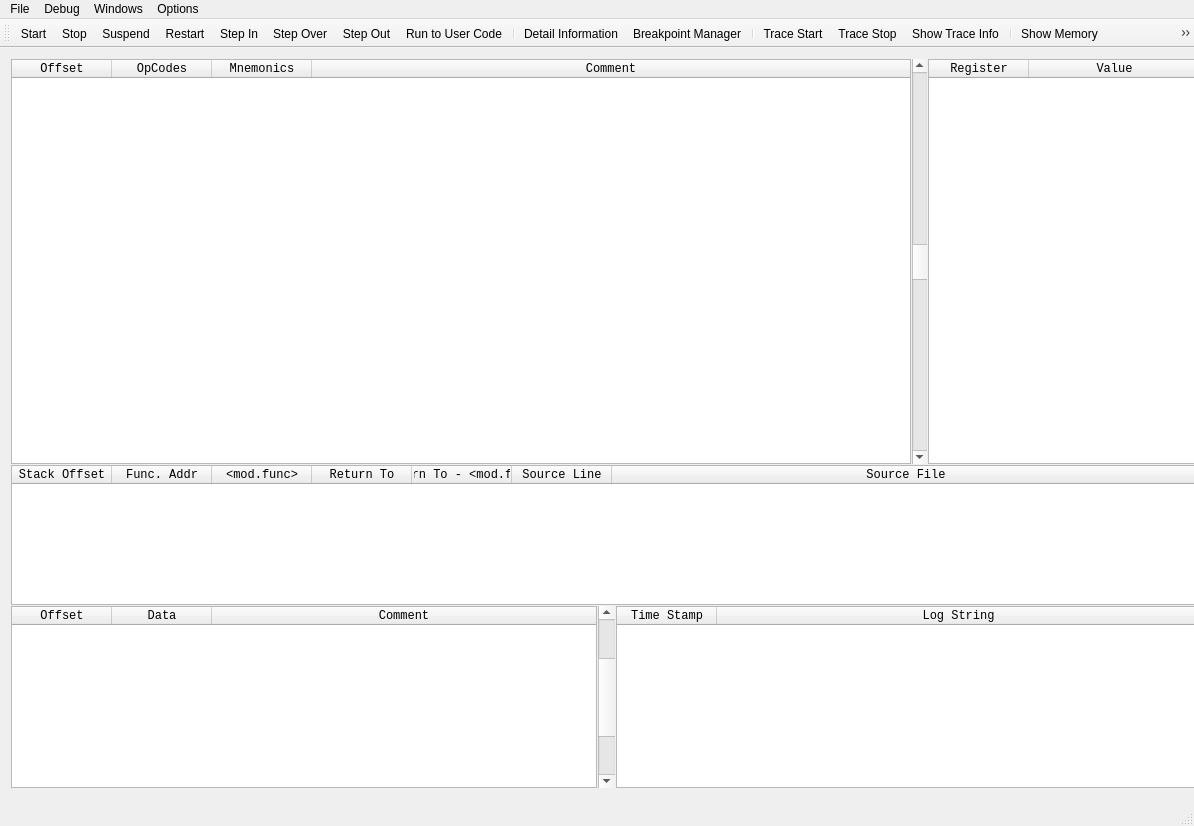
<?xml version="1.0" encoding="UTF-8"?>
<ui version="4.0">
 <class>qtDLGNanomiteClass</class>
 <widget class="QMainWindow" name="qtDLGNanomiteClass">
  <property name="windowModality">
   <enum>Qt::NonModal</enum>
  </property>
  <property name="geometry">
   <rect>
    <x>0</x>
    <y>0</y>
    <width>1194</width>
    <height>826</height>
   </rect>
  </property>
  <property name="sizePolicy">
   <sizepolicy hsizetype="Expanding" vsizetype="Expanding">
    <horstretch>0</horstretch>
    <verstretch>0</verstretch>
   </sizepolicy>
  </property>
  <property name="minimumSize">
   <size>
    <width>1194</width>
    <height>797</height>
   </size>
  </property>
  <property name="sizeIncrement">
   <size>
    <width>10</width>
    <height>10</height>
   </size>
  </property>
  <property name="windowTitle">
   <string>[Nanomite v 0.1] - MainWindow</string>
  </property>
  <property name="windowIcon">
   <iconset resource="qtDLGNanomite.qrc">
    <normaloff>:/DLGNanomite/Icons/IDI_MAIN.ico</normaloff>:/DLGNanomite/Icons/IDI_MAIN.ico</iconset>
  </property>
  <widget class="QWidget" name="midWid">
   <property name="sizePolicy">
    <sizepolicy hsizetype="Expanding" vsizetype="Expanding">
     <horstretch>0</horstretch>
     <verstretch>0</verstretch>
    </sizepolicy>
   </property>
   <widget class="QWidget" name="verticalLayoutWidget">
    <property name="geometry">
     <rect>
      <x>0</x>
      <y>0</y>
      <width>1212</width>
      <height>751</height>
     </rect>
    </property>
    <layout class="QVBoxLayout" name="mainLayout">
     <property name="spacing">
      <number>0</number>
     </property>
     <item>
      <widget class="QSplitter" name="splitter_4">
       <property name="orientation">
        <enum>Qt::Vertical</enum>
       </property>
       <property name="handleWidth">
        <number>1</number>
       </property>
       <property name="childrenCollapsible">
        <bool>true</bool>
       </property>
       <widget class="QSplitter" name="splitter_2">
        <property name="orientation">
         <enum>Qt::Vertical</enum>
        </property>
        <property name="handleWidth">
         <number>1</number>
        </property>
        <widget class="QSplitter" name="splitter">
         <property name="orientation">
          <enum>Qt::Horizontal</enum>
         </property>
         <property name="handleWidth">
          <number>1</number>
         </property>
         <property name="childrenCollapsible">
          <bool>false</bool>
         </property>
         <widget class="QTableWidget" name="tblDisAs">
          <property name="minimumSize">
           <size>
            <width>900</width>
            <height>405</height>
           </size>
          </property>
          <property name="maximumSize">
           <size>
            <width>16777215</width>
            <height>16777215</height>
           </size>
          </property>
          <property name="font">
           <font>
            <family>Lucida Console</family>
           </font>
          </property>
          <property name="contextMenuPolicy">
           <enum>Qt::CustomContextMenu</enum>
          </property>
          <property name="midLineWidth">
           <number>0</number>
          </property>
          <property name="verticalScrollBarPolicy">
           <enum>Qt::ScrollBarAlwaysOff</enum>
          </property>
          <property name="editTriggers">
           <set>QAbstractItemView::NoEditTriggers</set>
          </property>
          <property name="selectionBehavior">
           <enum>QAbstractItemView::SelectRows</enum>
          </property>
          <property name="showGrid">
           <bool>false</bool>
          </property>
          <attribute name="horizontalHeaderVisible">
           <bool>true</bool>
          </attribute>
          <attribute name="horizontalHeaderStretchLastSection">
           <bool>true</bool>
          </attribute>
          <attribute name="verticalHeaderVisible">
           <bool>false</bool>
          </attribute>
          <attribute name="verticalHeaderDefaultSectionSize">
           <number>12</number>
          </attribute>
          <attribute name="verticalHeaderMinimumSectionSize">
           <number>12</number>
          </attribute>
          <column>
           <property name="text">
            <string>Offset</string>
           </property>
          </column>
          <column>
           <property name="text">
            <string>OpCodes</string>
           </property>
          </column>
          <column>
           <property name="text">
            <string>Mnemonics</string>
           </property>
          </column>
          <column>
           <property name="text">
            <string>Comment</string>
           </property>
          </column>
         </widget>
         <widget class="QScrollBar" name="scrollDisAs">
          <property name="sizePolicy">
           <sizepolicy hsizetype="Fixed" vsizetype="Expanding">
            <horstretch>0</horstretch>
            <verstretch>0</verstretch>
           </sizepolicy>
          </property>
          <property name="minimumSize">
           <size>
            <width>0</width>
            <height>405</height>
           </size>
          </property>
          <property name="maximumSize">
           <size>
            <width>17</width>
            <height>16777215</height>
           </size>
          </property>
          <property name="maximum">
           <number>10</number>
          </property>
          <property name="pageStep">
           <number>1</number>
          </property>
          <property name="value">
           <number>5</number>
          </property>
          <property name="orientation">
           <enum>Qt::Vertical</enum>
          </property>
         </widget>
         <widget class="QTableWidget" name="tblRegView">
          <property name="minimumSize">
           <size>
            <width>250</width>
            <height>405</height>
           </size>
          </property>
          <property name="maximumSize">
           <size>
            <width>16777215</width>
            <height>16777215</height>
           </size>
          </property>
          <property name="font">
           <font>
            <family>Lucida Console</family>
           </font>
          </property>
          <property name="contextMenuPolicy">
           <enum>Qt::CustomContextMenu</enum>
          </property>
          <property name="editTriggers">
           <set>QAbstractItemView::NoEditTriggers</set>
          </property>
          <property name="selectionBehavior">
           <enum>QAbstractItemView::SelectRows</enum>
          </property>
          <property name="showGrid">
           <bool>false</bool>
          </property>
          <attribute name="horizontalHeaderVisible">
           <bool>true</bool>
          </attribute>
          <attribute name="horizontalHeaderStretchLastSection">
           <bool>true</bool>
          </attribute>
          <attribute name="verticalHeaderVisible">
           <bool>false</bool>
          </attribute>
          <attribute name="verticalHeaderDefaultSectionSize">
           <number>14</number>
          </attribute>
          <attribute name="verticalHeaderMinimumSectionSize">
           <number>14</number>
          </attribute>
          <column>
           <property name="text">
            <string>Register</string>
           </property>
          </column>
          <column>
           <property name="text">
            <string>Value</string>
           </property>
          </column>
         </widget>
        </widget>
        <widget class="QTableWidget" name="tblCallstack">
         <property name="sizePolicy">
          <sizepolicy hsizetype="Expanding" vsizetype="Expanding">
           <horstretch>0</horstretch>
           <verstretch>0</verstretch>
          </sizepolicy>
         </property>
         <property name="minimumSize">
          <size>
           <width>1189</width>
           <height>140</height>
          </size>
         </property>
         <property name="maximumSize">
          <size>
           <width>16777215</width>
           <height>16777215</height>
          </size>
         </property>
         <property name="font">
          <font>
           <family>Lucida Console</family>
          </font>
         </property>
         <property name="contextMenuPolicy">
          <enum>Qt::CustomContextMenu</enum>
         </property>
         <property name="frameShadow">
          <enum>QFrame::Sunken</enum>
         </property>
         <property name="editTriggers">
          <set>QAbstractItemView::NoEditTriggers</set>
         </property>
         <property name="selectionBehavior">
          <enum>QAbstractItemView::SelectRows</enum>
         </property>
         <property name="showGrid">
          <bool>false</bool>
         </property>
         <attribute name="horizontalHeaderStretchLastSection">
          <bool>true</bool>
         </attribute>
         <attribute name="verticalHeaderVisible">
          <bool>false</bool>
         </attribute>
         <attribute name="verticalHeaderDefaultSectionSize">
          <number>12</number>
         </attribute>
         <attribute name="verticalHeaderMinimumSectionSize">
          <number>12</number>
         </attribute>
         <column>
          <property name="text">
           <string>Stack Offset</string>
          </property>
         </column>
         <column>
          <property name="text">
           <string>Func. Addr</string>
          </property>
         </column>
         <column>
          <property name="text">
           <string>&lt;mod.func&gt;</string>
          </property>
         </column>
         <column>
          <property name="text">
           <string>Return To</string>
          </property>
         </column>
         <column>
          <property name="text">
           <string>Return To - &lt;mod.func&gt;</string>
          </property>
         </column>
         <column>
          <property name="text">
           <string>Source Line</string>
          </property>
         </column>
         <column>
          <property name="text">
           <string>Source File</string>
          </property>
         </column>
        </widget>
       </widget>
       <widget class="QSplitter" name="splitter_3">
        <property name="orientation">
         <enum>Qt::Horizontal</enum>
        </property>
        <property name="handleWidth">
         <number>1</number>
        </property>
        <property name="childrenCollapsible">
         <bool>false</bool>
        </property>
        <widget class="QTableWidget" name="tblStack">
         <property name="minimumSize">
          <size>
           <width>400</width>
           <height>150</height>
          </size>
         </property>
         <property name="maximumSize">
          <size>
           <width>16777215</width>
           <height>16777215</height>
          </size>
         </property>
         <property name="font">
          <font>
           <family>Lucida Console</family>
          </font>
         </property>
         <property name="verticalScrollBarPolicy">
          <enum>Qt::ScrollBarAlwaysOff</enum>
         </property>
         <property name="horizontalScrollBarPolicy">
          <enum>Qt::ScrollBarAsNeeded</enum>
         </property>
         <property name="editTriggers">
          <set>QAbstractItemView::NoEditTriggers</set>
         </property>
         <property name="selectionBehavior">
          <enum>QAbstractItemView::SelectRows</enum>
         </property>
         <property name="showGrid">
          <bool>false</bool>
         </property>
         <attribute name="horizontalHeaderVisible">
          <bool>true</bool>
         </attribute>
         <attribute name="horizontalHeaderStretchLastSection">
          <bool>true</bool>
         </attribute>
         <attribute name="verticalHeaderVisible">
          <bool>false</bool>
         </attribute>
         <attribute name="verticalHeaderDefaultSectionSize">
          <number>12</number>
         </attribute>
         <attribute name="verticalHeaderMinimumSectionSize">
          <number>12</number>
         </attribute>
         <column>
          <property name="text">
           <string>Offset</string>
          </property>
         </column>
         <column>
          <property name="text">
           <string>Data</string>
          </property>
         </column>
         <column>
          <property name="text">
           <string>Comment</string>
          </property>
         </column>
        </widget>
        <widget class="QScrollBar" name="scrollStackView">
         <property name="sizePolicy">
          <sizepolicy hsizetype="Fixed" vsizetype="Expanding">
           <horstretch>0</horstretch>
           <verstretch>0</verstretch>
          </sizepolicy>
         </property>
         <property name="minimumSize">
          <size>
           <width>0</width>
           <height>150</height>
          </size>
         </property>
         <property name="maximumSize">
          <size>
           <width>17</width>
           <height>16777215</height>
          </size>
         </property>
         <property name="maximum">
          <number>10</number>
         </property>
         <property name="value">
          <number>5</number>
         </property>
         <property name="orientation">
          <enum>Qt::Vertical</enum>
         </property>
        </widget>
        <widget class="QTableWidget" name="tblLogBox">
         <property name="minimumSize">
          <size>
           <width>500</width>
           <height>150</height>
          </size>
         </property>
         <property name="maximumSize">
          <size>
           <width>16777215</width>
           <height>16777215</height>
          </size>
         </property>
         <property name="font">
          <font>
           <family>Lucida Console</family>
          </font>
         </property>
         <property name="contextMenuPolicy">
          <enum>Qt::CustomContextMenu</enum>
         </property>
         <property name="editTriggers">
          <set>QAbstractItemView::NoEditTriggers</set>
         </property>
         <property name="selectionBehavior">
          <enum>QAbstractItemView::SelectRows</enum>
         </property>
         <property name="showGrid">
          <bool>false</bool>
         </property>
         <attribute name="horizontalHeaderVisible">
          <bool>true</bool>
         </attribute>
         <attribute name="horizontalHeaderStretchLastSection">
          <bool>true</bool>
         </attribute>
         <attribute name="verticalHeaderVisible">
          <bool>false</bool>
         </attribute>
         <attribute name="verticalHeaderDefaultSectionSize">
          <number>12</number>
         </attribute>
         <attribute name="verticalHeaderMinimumSectionSize">
          <number>12</number>
         </attribute>
         <column>
          <property name="text">
           <string>Time Stamp</string>
          </property>
         </column>
         <column>
          <property name="text">
           <string>Log String</string>
          </property>
         </column>
        </widget>
       </widget>
      </widget>
     </item>
    </layout>
   </widget>
  </widget>
  <widget class="QMenuBar" name="menuBar">
   <property name="geometry">
    <rect>
     <x>0</x>
     <y>0</y>
     <width>1194</width>
     <height>21</height>
    </rect>
   </property>
   <property name="sizePolicy">
    <sizepolicy hsizetype="Expanding" vsizetype="Expanding">
     <horstretch>0</horstretch>
     <verstretch>0</verstretch>
    </sizepolicy>
   </property>
   <widget class="QMenu" name="menuFile">
    <property name="sizePolicy">
     <sizepolicy hsizetype="Expanding" vsizetype="Expanding">
      <horstretch>0</horstretch>
      <verstretch>0</verstretch>
     </sizepolicy>
    </property>
    <property name="title">
     <string>File</string>
    </property>
    <addaction name="actionFile_OpenNew"/>
    <addaction name="actionFile_AttachTo"/>
    <addaction name="actionFile_Detach"/>
    <addaction name="separator"/>
    <addaction name="actionFile_Exit"/>
   </widget>
   <widget class="QMenu" name="menuDebug">
    <property name="sizePolicy">
     <sizepolicy hsizetype="Expanding" vsizetype="Expanding">
      <horstretch>0</horstretch>
      <verstretch>0</verstretch>
     </sizepolicy>
    </property>
    <property name="title">
     <string>Debug</string>
    </property>
    <addaction name="actionDebug_Start"/>
    <addaction name="actionDebug_Suspend"/>
    <addaction name="actionDebug_Stop"/>
    <addaction name="actionDebug_Restart"/>
    <addaction name="separator"/>
    <addaction name="actionDebug_Step_In"/>
    <addaction name="actionDebug_Step_Over"/>
    <addaction name="actionDebug_Step_Out"/>
    <addaction name="action_Debug_Run_to_UserCode"/>
    <addaction name="separator"/>
    <addaction name="actionDebug_Trace_Start"/>
    <addaction name="actionDebug_Trace_Stop"/>
   </widget>
   <widget class="QMenu" name="menuOptions">
    <property name="sizePolicy">
     <sizepolicy hsizetype="Expanding" vsizetype="Expanding">
      <horstretch>0</horstretch>
      <verstretch>0</verstretch>
     </sizepolicy>
    </property>
    <property name="title">
     <string>Options</string>
    </property>
    <addaction name="actionOptions_Options"/>
    <addaction name="separator"/>
    <addaction name="actionOptions_About"/>
   </widget>
   <widget class="QMenu" name="menuWindows">
    <property name="sizePolicy">
     <sizepolicy hsizetype="Expanding" vsizetype="Expanding">
      <horstretch>0</horstretch>
      <verstretch>0</verstretch>
     </sizepolicy>
    </property>
    <property name="title">
     <string>Windows</string>
    </property>
    <addaction name="actionWindow_Detail_Information"/>
    <addaction name="actionWindow_Breakpoint_Manager"/>
    <addaction name="separator"/>
    <addaction name="actionWindow_Show_Memory"/>
    <addaction name="actionWindow_Show_Heap"/>
    <addaction name="actionWindow_Show_Strings"/>
    <addaction name="actionWindow_Show_Debug_Output"/>
    <addaction name="actionWindow_Show_Handles"/>
    <addaction name="actionWindow_Show_Windows"/>
    <addaction name="actionWindow_Show_PEEditor"/>
    <addaction name="actionDebug_Trace_Show"/>
   </widget>
   <addaction name="menuFile"/>
   <addaction name="menuDebug"/>
   <addaction name="menuWindows"/>
   <addaction name="menuOptions"/>
  </widget>
  <widget class="QToolBar" name="mainToolBar">
   <property name="sizePolicy">
    <sizepolicy hsizetype="Expanding" vsizetype="Expanding">
     <horstretch>0</horstretch>
     <verstretch>0</verstretch>
    </sizepolicy>
   </property>
   <attribute name="toolBarArea">
    <enum>TopToolBarArea</enum>
   </attribute>
   <attribute name="toolBarBreak">
    <bool>false</bool>
   </attribute>
   <addaction name="actionDebug_Start"/>
   <addaction name="actionDebug_Stop"/>
   <addaction name="actionDebug_Suspend"/>
   <addaction name="actionDebug_Restart"/>
   <addaction name="actionDebug_Step_In"/>
   <addaction name="actionDebug_Step_Over"/>
   <addaction name="actionDebug_Step_Out"/>
   <addaction name="action_Debug_Run_to_UserCode"/>
   <addaction name="separator"/>
   <addaction name="actionWindow_Detail_Information"/>
   <addaction name="actionWindow_Breakpoint_Manager"/>
   <addaction name="separator"/>
   <addaction name="actionDebug_Trace_Start"/>
   <addaction name="actionDebug_Trace_Stop"/>
   <addaction name="actionDebug_Trace_Show"/>
   <addaction name="separator"/>
   <addaction name="actionWindow_Show_Memory"/>
   <addaction name="actionWindow_Show_Heap"/>
   <addaction name="actionWindow_Show_Strings"/>
   <addaction name="actionWindow_Show_Debug_Output"/>
   <addaction name="actionWindow_Show_Handles"/>
   <addaction name="actionWindow_Show_Windows"/>
   <addaction name="actionWindow_Show_PEEditor"/>
  </widget>
  <widget class="QStatusBar" name="stateBar">
   <property name="sizePolicy">
    <sizepolicy hsizetype="Expanding" vsizetype="Expanding">
     <horstretch>0</horstretch>
     <verstretch>0</verstretch>
    </sizepolicy>
   </property>
  </widget>
  <action name="actionFile_OpenNew">
   <property name="text">
    <string>Open new File</string>
   </property>
   <property name="shortcut">
    <string>Ctrl+O</string>
   </property>
  </action>
  <action name="actionFile_AttachTo">
   <property name="text">
    <string>Attach To</string>
   </property>
  </action>
  <action name="actionFile_Detach">
   <property name="text">
    <string>Detach</string>
   </property>
  </action>
  <action name="actionFile_Exit">
   <property name="text">
    <string>Exit</string>
   </property>
  </action>
  <action name="actionDebug_Start">
   <property name="icon">
    <iconset resource="qtDLGNanomite.qrc">
     <normaloff>:/DLGNanomite/Icons/IDI_START.ico</normaloff>:/DLGNanomite/Icons/IDI_START.ico</iconset>
   </property>
   <property name="text">
    <string>Start</string>
   </property>
   <property name="shortcut">
    <string>F9</string>
   </property>
  </action>
  <action name="actionDebug_Stop">
   <property name="icon">
    <iconset resource="qtDLGNanomite.qrc">
     <normaloff>:/DLGNanomite/Icons/IDI_STOP.ico</normaloff>:/DLGNanomite/Icons/IDI_STOP.ico</iconset>
   </property>
   <property name="text">
    <string>Stop</string>
   </property>
   <property name="shortcut">
    <string>Ctrl+F4</string>
   </property>
  </action>
  <action name="actionDebug_Suspend">
   <property name="icon">
    <iconset resource="qtDLGNanomite.qrc">
     <normaloff>:/DLGNanomite/Icons/IDI_SUSPEND.ico</normaloff>:/DLGNanomite/Icons/IDI_SUSPEND.ico</iconset>
   </property>
   <property name="text">
    <string>Suspend</string>
   </property>
  </action>
  <action name="actionDebug_Restart">
   <property name="icon">
    <iconset resource="qtDLGNanomite.qrc">
     <normaloff>:/DLGNanomite/Icons/IDI_RESTART.ico</normaloff>:/DLGNanomite/Icons/IDI_RESTART.ico</iconset>
   </property>
   <property name="text">
    <string>Restart</string>
   </property>
  </action>
  <action name="actionDebug_Step_In">
   <property name="icon">
    <iconset resource="qtDLGNanomite.qrc">
     <normaloff>:/DLGNanomite/Icons/IDI_STEPIN.ico</normaloff>:/DLGNanomite/Icons/IDI_STEPIN.ico</iconset>
   </property>
   <property name="text">
    <string>Step In</string>
   </property>
   <property name="shortcut">
    <string>F7</string>
   </property>
  </action>
  <action name="actionDebug_Step_Over">
   <property name="icon">
    <iconset resource="qtDLGNanomite.qrc">
     <normaloff>:/DLGNanomite/Icons/IDI_STEPOVER.ico</normaloff>:/DLGNanomite/Icons/IDI_STEPOVER.ico</iconset>
   </property>
   <property name="text">
    <string>Step Over</string>
   </property>
   <property name="shortcut">
    <string>F8</string>
   </property>
  </action>
  <action name="actionOptions_Options">
   <property name="text">
    <string>Options</string>
   </property>
   <property name="shortcut">
    <string>F12</string>
   </property>
  </action>
  <action name="actionOptions_About">
   <property name="text">
    <string>About</string>
   </property>
  </action>
  <action name="actionWindow_Detail_Information">
   <property name="icon">
    <iconset resource="qtDLGNanomite.qrc">
     <normaloff>:/DLGNanomite/Icons/ID_showInfo.ico</normaloff>:/DLGNanomite/Icons/ID_showInfo.ico</iconset>
   </property>
   <property name="text">
    <string>Detail Information</string>
   </property>
  </action>
  <action name="actionWindow_Breakpoint_Manager">
   <property name="icon">
    <iconset resource="qtDLGNanomite.qrc">
     <normaloff>:/DLGNanomite/Icons/ID_BPManager.ico</normaloff>:/DLGNanomite/Icons/ID_BPManager.ico</iconset>
   </property>
   <property name="text">
    <string>Breakpoint Manager</string>
   </property>
   <property name="shortcut">
    <string>Ctrl+B</string>
   </property>
  </action>
  <action name="actionWindow_Show_Memory">
   <property name="icon">
    <iconset resource="qtDLGNanomite.qrc">
     <normaloff>:/DLGNanomite/Icons/ID_Memory.ico</normaloff>:/DLGNanomite/Icons/ID_Memory.ico</iconset>
   </property>
   <property name="text">
    <string>Show Memory</string>
   </property>
  </action>
  <action name="actionWindow_Show_Heap">
   <property name="icon">
    <iconset resource="qtDLGNanomite.qrc">
     <normaloff>:/DLGNanomite/Icons/ID_Heap.ico</normaloff>:/DLGNanomite/Icons/ID_Heap.ico</iconset>
   </property>
   <property name="text">
    <string>Show Heap</string>
   </property>
  </action>
  <action name="actionWindow_Show_Strings">
   <property name="icon">
    <iconset resource="qtDLGNanomite.qrc">
     <normaloff>:/DLGNanomite/Icons/ID_Strings.ico</normaloff>:/DLGNanomite/Icons/ID_Strings.ico</iconset>
   </property>
   <property name="text">
    <string>Show Strings</string>
   </property>
  </action>
  <action name="actionWindow_Show_Debug_Output">
   <property name="icon">
    <iconset resource="qtDLGNanomite.qrc">
     <normaloff>:/DLGNanomite/Icons/ID_DebugString.ico</normaloff>:/DLGNanomite/Icons/ID_DebugString.ico</iconset>
   </property>
   <property name="text">
    <string>Show Debug Output</string>
   </property>
  </action>
  <action name="actionWindow_Show_Handles">
   <property name="icon">
    <iconset resource="qtDLGNanomite.qrc">
     <normaloff>:/DLGNanomite/Icons/ID_Handles.ico</normaloff>:/DLGNanomite/Icons/ID_Handles.ico</iconset>
   </property>
   <property name="text">
    <string>Show Handles</string>
   </property>
  </action>
  <action name="actionWindow_Show_Windows">
   <property name="icon">
    <iconset resource="qtDLGNanomite.qrc">
     <normaloff>:/DLGNanomite/Icons/ID_Windows.ico</normaloff>:/DLGNanomite/Icons/ID_Windows.ico</iconset>
   </property>
   <property name="text">
    <string>Show Windows</string>
   </property>
  </action>
  <action name="actionWindow_Show_PEEditor">
   <property name="icon">
    <iconset resource="qtDLGNanomite.qrc">
     <normaloff>:/DLGNanomite/Icons/ID_PEEditor.ico</normaloff>:/DLGNanomite/Icons/ID_PEEditor.ico</iconset>
   </property>
   <property name="text">
    <string>Show PE-Editor</string>
   </property>
  </action>
  <action name="action_Debug_Run_to_UserCode">
   <property name="icon">
    <iconset resource="qtDLGNanomite.qrc">
     <normaloff>:/DLGNanomite/Icons/IDI_STEPB2U.ico</normaloff>:/DLGNanomite/Icons/IDI_STEPB2U.ico</iconset>
   </property>
   <property name="text">
    <string>Run to User Code</string>
   </property>
  </action>
  <action name="actionDebug_Trace_Start">
   <property name="icon">
    <iconset>
     <normalon>:/DLGNanomite/Icons/IDI_STARTTRACE.ico</normalon>
    </iconset>
   </property>
   <property name="text">
    <string>Trace Start</string>
   </property>
  </action>
  <action name="actionDebug_Trace_Stop">
   <property name="icon">
    <iconset resource="qtDLGNanomite.qrc">
     <normaloff>:/DLGNanomite/Icons/IDI_STOPTRACE.ico</normaloff>:/DLGNanomite/Icons/IDI_STOPTRACE.ico</iconset>
   </property>
   <property name="text">
    <string>Trace Stop</string>
   </property>
  </action>
  <action name="actionDebug_Trace_Show">
   <property name="icon">
    <iconset resource="qtDLGNanomite.qrc">
     <normaloff>:/DLGNanomite/Icons/ID_SHOWTRACE.ico</normaloff>:/DLGNanomite/Icons/ID_SHOWTRACE.ico</iconset>
   </property>
   <property name="text">
    <string>Show Trace Info</string>
   </property>
  </action>
  <action name="actionDebug_Step_Out">
   <property name="icon">
    <iconset resource="qtDLGNanomite.qrc">
     <normaloff>:/DLGNanomite/Icons/IDI_STEPOUT.ico</normaloff>:/DLGNanomite/Icons/IDI_STEPOUT.ico</iconset>
   </property>
   <property name="text">
    <string>Step Out</string>
   </property>
  </action>
 </widget>
 <layoutdefault spacing="6" margin="11"/>
 <tabstops>
  <tabstop>tblDisAs</tabstop>
  <tabstop>tblRegView</tabstop>
  <tabstop>tblLogBox</tabstop>
 </tabstops>
 <resources>
  <include location="qtDLGNanomite.qrc"/>
 </resources>
 <connections/>
</ui>
